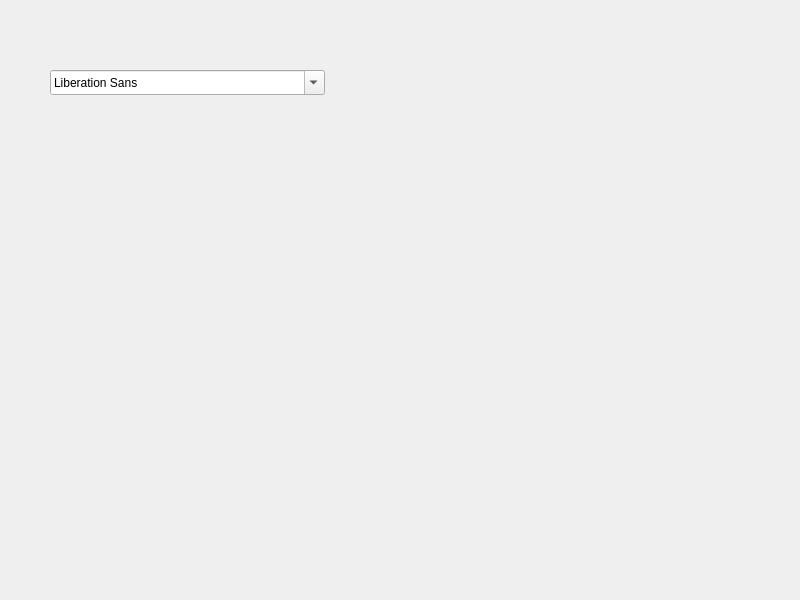
<?xml version="1.0" encoding="UTF-8"?>
<ui version="4.0">
 <class>MainWindow</class>
 <widget class="QMainWindow" name="MainWindow">
  <property name="geometry">
   <rect>
    <x>0</x>
    <y>0</y>
    <width>800</width>
    <height>600</height>
   </rect>
  </property>
  <property name="windowTitle">
   <string>MainWindow</string>
  </property>
  <widget class="QWidget" name="centralwidget">
   <widget class="QFontComboBox" name="fontComboBox">
    <property name="geometry">
     <rect>
      <x>50</x>
      <y>70</y>
      <width>275</width>
      <height>25</height>
     </rect>
    </property>
   </widget>
  </widget>
 </widget>
 <resources/>
 <connections/>
</ui>
